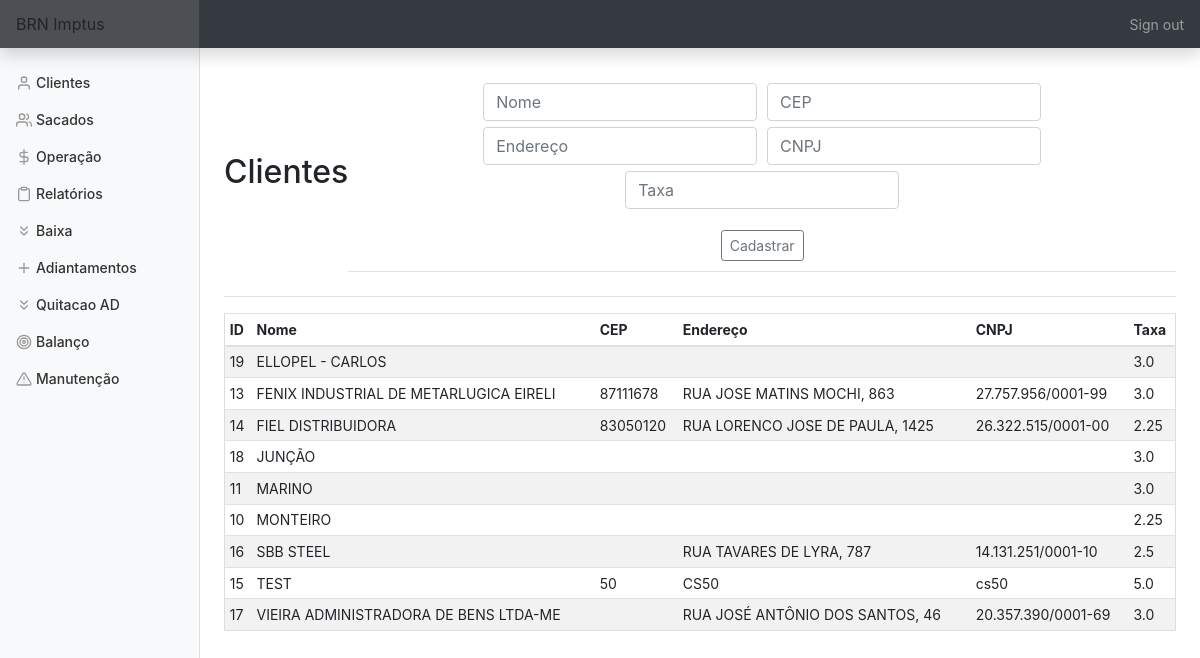
Page /clientes (signed in) on the committed database.
### tables this page shows
CREATE TABLE clientes (id INTEGER PRIMARY KEY AUTOINCREMENT NOT NULL,
						nome TEXT NOT NULL,
						cep TEXT NOT NULL,
						endereço TEXT NOT NULL, cnpj TEXT, taxa FLOAT);

### app.py (the view, shortened to what this page needs)
@app.route('/clientes', methods=['GET', 'POST'])
@login_required
def clientes():
    con = sqlite3.connect(DATABASE)
    con.row_factory = sqlite3.Row
    cur = con.cursor()
    if request.method == 'GET':
        cur.execute('SELECT * FROM clientes ORDER BY nome')
        rows = cur.fetchall()
        return render_template('clientes.html', rows=rows)

### app.py (called while the page is built)
@app.after_request
def after_request(response):
    response.headers["Cache-Control"] = "no-cache, no-store, must-revalidate"
    response.headers["Expires"] = 0
    response.headers["Pragma"] = "no-cache"
    return response

### helper.py (called while the page is built)
def login_required(f):
    @wraps(f)
    def decorated_function(*args, **kwargs):
        if session.get("user_id") is None:
            return redirect("/login")
        return f(*args, **kwargs)
    return decorated_function

### templates/clientes.html (shortened to what this page needs)
{% extends "layout.html" %}
{% block main %}
    <div class='d-flex justify-content-between flex-warp flex-md-nowrap align-items-center pt-3 pb-2 mb-3 border-bottom'>
        <h1 class='h2'>Clientes</h1>
        <div class='d-flex justify-content-between flex-warp flex-md-nowrap align-items-center pt-3 pb-2 mb-3 border-bottom'>
            <form action='clientes' method='POST'>
                <div class='form-group'>
                    <input title='Insira o nome/razão social do cliente' alt='Insira o nome/razão social do cliente' name='nome' autofocus class='form-control' placeholder='Nome' type='text' required>
                    <input title='Insira o cep do cliente' alt='Insira o cep do cliente'name='cep' autofocus class='form-control' placeholder='CEP' type='number'>
                    <input title='Insira o endereço do cliente' alt='Insira o endereço do cliente'name='endereco' autofocus class='form-control' placeholder='Endereço' type='text'>
                    <input title='Insira o cpf/cnpj do cliente' alt='Insira o cpf/cnpj do cliente'name='cnpj' autofocus class='form-control' placeholder='CNPJ' type='text'>
                    <input title='Insira a taxa negociada com o cliente' alt='Insira a taxa negociada com o cliente'name='tx' autofocus class='form-control' placeholder='Taxa' type='number' step='0.01' required>
                </div>
                <button type='submit' class='btn btn-sm btn-outline-secondary'>Cadastrar</button>
            </form>
        </div>
    </div>
    <div class='table-responsive'>
        <table class='table table-striped table-sm'>
            <thead>
                <tr>
                    <th>ID</th>
                    <th>Nome</th>
                    <th>CEP</th>
                    <th>Endereço</th>
                    <th>CNPJ</th>
                    <th>Taxa</th>
                </tr>
            </thead>
            <tbody>
                {% for row in rows %}
                    <tr>
                        <td>{{ row['id'] }}</td>
                        <td>{{ row['nome'] }}</td>
                        <td>{{ row['cep'] }}</td>
                        <td>{{ row['endereço'] }}</td>
                        <td>{{ row['cnpj'] }}</td>
                        <td>{{ row['taxa'] }}</td>
                    </tr>
                {% endfor %}
            </tbody>
        </table>
    </div>
{% endblock %}

### static/styles.css (style rules this page uses)
main .form-control { display: inline-block; width: auto; margin: 3px; }
main table { text-align: left; border-collapse: collapse; border-spacing: 0; width: 100%; border: 1px solid #ddd; }
main table td, th { text-align: left; padding: 16px; }
button { margin: 2px; }
body { font-size: .875rem; height:100%; }

### rows in the picture
clientes: id "19", nome "ELLOPEL - CARLOS", taxa "3.0"
clientes: id "13", nome "FENIX INDUSTRIAL DE METARLUGICA EIRELI", cep "87111678", endereço "RUA JOSE MATINS MOCHI, 863", cnpj "27.757.956/0001-99", taxa "3.0"
clientes: id "14", nome "FIEL DISTRIBUIDORA", cep "83050120", endereço "RUA LORENCO JOSE DE PAULA, 1425", cnpj "26.322.515/0001-00", taxa "2.25"
clientes: id "18", nome "JUNÇÃO", taxa "3.0"
clientes: id "11", nome "MARINO", taxa "3.0"
clientes: id "10", nome "MONTEIRO", taxa "2.25"
clientes: id "16", nome "SBB STEEL", endereço "RUA TAVARES DE LYRA, 787", cnpj "14.131.251/0001-10", taxa "2.5"
clientes: id "15", nome "TEST", cep "50", endereço "CS50", cnpj "cs50", taxa "5.0"
clientes: id "17", nome "VIEIRA ADMINISTRADORA DE BENS LTDA-ME", endereço "RUA JOSÉ ANTÔNIO DOS SANTOS, 46", cnpj "20.357.390/0001-69", taxa "3.0"
